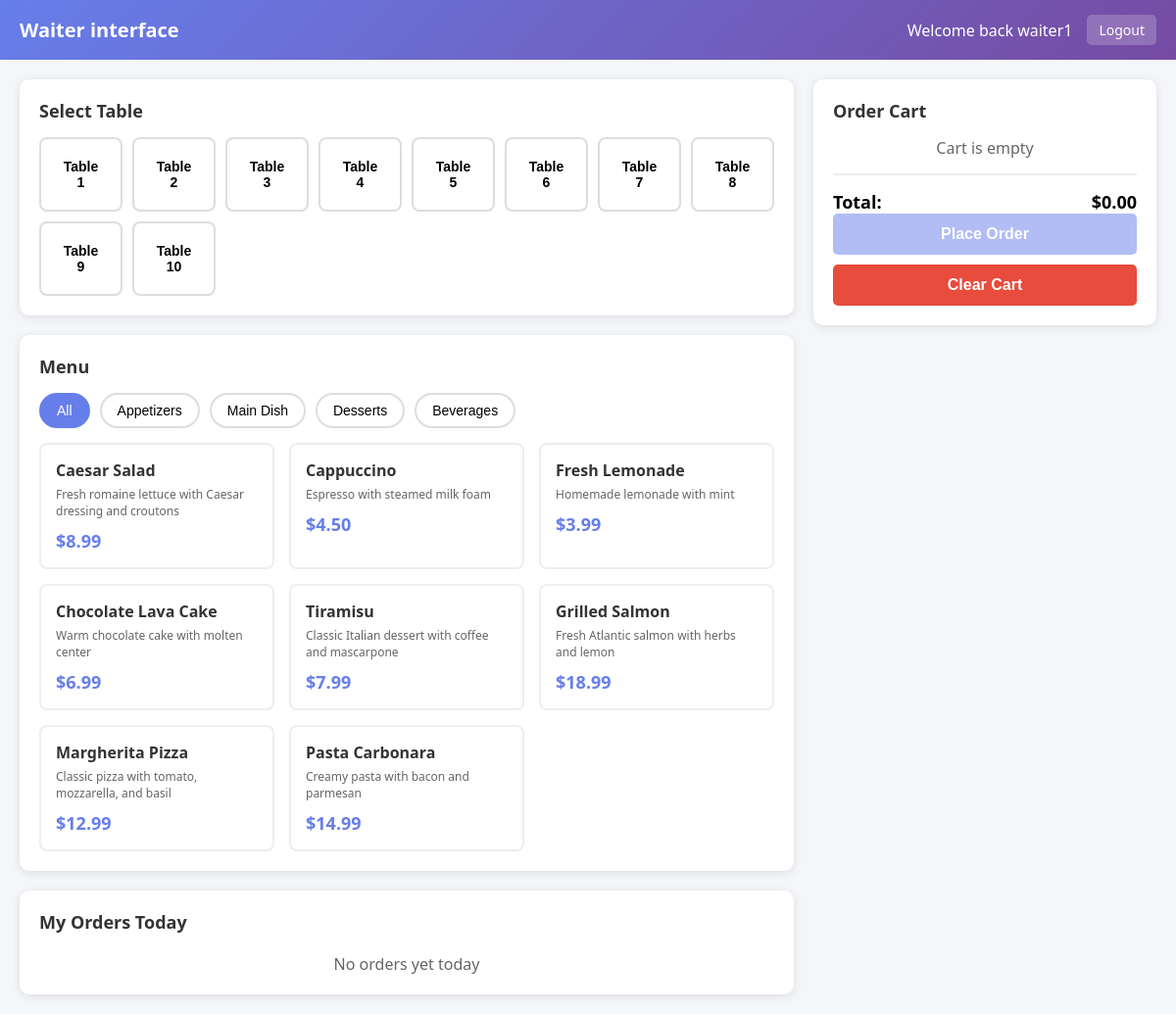
Screenshot of /waiter_interface.php (signed in) with the database file from the repository.
### tables this page shows
CREATE TABLE tables (
    id INT PRIMARY KEY AUTO_INCREMENT,
    table_number INT UNIQUE NOT NULL
);

CREATE TABLE menu_items (
    id INT PRIMARY KEY AUTO_INCREMENT,
    name VARCHAR(100) NOT NULL,
    description TEXT,
    price DECIMAL(10, 2) NOT NULL,
    category VARCHAR(50) NOT NULL,
    available BOOLEAN DEFAULT TRUE
);

### waiter_interface.php (the view, shortened to what this page needs)
<?php
$connection = getConnection();
$menu_items = $connection->query("SELECT * FROM menu_items ORDER BY category, name");
$tables = $connection->query("SELECT * FROM tables ORDER BY table_number");
$orders_statement = $connection->prepare(
    "SELECT orders.*, tables.table_number
            FROM orders
            JOIN tables ON orders.table_id = tables.id
            WHERE orders.waiter_id = ?
            AND DATE(orders.order_time) = CURDATE()
            ORDER BY orders.order_time DESC"
);
$orders_statement->bind_param('i', $_SESSION['user_id']);
$orders_statement->execute();
$my_orders = $orders_statement->get_result();
?>
<!DOCTYPE html>
<html lang="en">
<head>
    <link rel="stylesheet" href="./styles/waiter_interface.css">
</head>
<body>
    <div class="header">
        <h1>Waiter interface</h1>
        <div class="user-info">
            <span>Welcome back <?php echo htmlspecialchars($_SESSION['username']) ?></span>
            <a class="btn-logout" href="logout.php">Logout</a>
        </div>
    </div>
    <div class="container">
        <div class="main-content">
            <div class="card">
                <h2>Select Table</h2>
                <div class="table-selector">
                    <?php while ($table = $tables->fetch_assoc()): ?>
                        <button class="table-btn"
                            onclick="selectTable(<?php echo $table['id'] ?>, <?php echo $table['table_number'] ?>)"
                            data-table-id="<?php echo $table['id'] ?>">
                            Table <?php echo $table['table_number'] ?>
                        </button>
                    <?php endwhile; ?>
                </div>
            </div>
            <div class="card">
                <h2>Menu</h2>
                <div class="menu-categories">
                    <button class="category-btn active" onclick="filterCategory('all')">All</button>
                    <button class="category-btn" onclick="filterCategory('Appetizer')">Appetizers</button>
                    <button class="category-btn" onclick="filterCategory('Main Dish')">Main Dish</button>
                    <button class="category-btn" onclick="filterCategory('Dessert')">Desserts</button>
                    <button class="category-btn" onclick="filterCategory('Beverage')">Beverages</button>
                </div>
                <div class="menu-grid">
                    <?php while ($item = $menu_items->fetch_assoc()): ?>
                        <div class="menu-item" data-category="<?php echo $item['category'] ?>"
                            onclick='addToCart(<?php echo json_encode($item) ?>)'>
                            <h3><?php echo htmlspecialchars($item['name']) ?></h3>
                            <p class="description"><?php echo htmlspecialchars($item['description']) ?></p>
                            <div class="price">
                                $<?php echo number_format($item['price'], 2) ?>
                            </div>
                        </div>
                    <?php endwhile; ?>
                </div>
            </div>
            <div class="card">
                <h2>My Orders Today</h2>
                <div class="orders-list">
                    <?php if ($my_orders->num_rows > 0): ?>
                        <?php while ($order = $my_orders->fetch_assoc()): ?>
                            <div class="order-item">
                                <div class="order-header">
                                    <span class="order-id">
                                        Order: #<?php echo $order['id'] ?> - Table
                                        <?php echo $order['table_number']; ?>
                                    </span>
                                    <span class="status-badge status-<?php echo $order['status'] ?>">
                                        <?php echo ucfirst($order['status']); ?>
                                    </span>
                                </div>
                                <div>
                                    Amount: $<?php echo number_format($order['total_amount'], 2) ?>
                                </div>
                                <div style="color: #666; font-size: 12px; margin-top: 5px;">
                                    <?php echo date('H:i', strtotime($order['order_time'])); ?>
                                </div>
                            </div>
                        <?php endwhile; ?>
                    <?php else: ?>
                        <p style="color: #666; text-align: center;">No orders yet today</p>
                    <?php endif ?>
                </div>
            </div>
        </div>
        <div class="sidebar">
            <div class="cart">
                <h2>Order Cart</h2>
                <div class="cart-items" id="cartItems">
                    <p style="color: #666; text-align: center;">Cart is empty</p>
                </div>
                <div class="cart-total">
                    <span>Total:</span>
                    <span id="cartTotal">$0.00</span>
                </div>
                <button class="btn btn-primary" id="placeOrderBtn" onclick="placeOrder()" disabled>
                    Place Order
                </button>
                <button class="btn btn-danger" onclick="clearCart()">Clear Cart</button>
            </div>
        </div>
    </div>
</body>
</html>

### styles/waiter_interface.css (style rules this page uses)
* { margin: 0; padding: 0; box-sizing: border-box; }
body { font-family: "Segoe UI", Tahoma, Geneva, Verdana, sans-serif; background: #f5f6fa; }
.header { background: linear-gradient(135deg, #667eea 0%, #764ba2 100%); color: white; padding: 15px 20px; display: flex; justify-content: space-between; align-items: center; position: sticky; top: 0; z-index: 100; }
.header h1 { font-size: 20px; }
.user-info { display: flex; gap: 15px; align-items: center; }
.btn-logout { background: rgba(255, 255, 255, 0.2); color: white; padding: 6px 12px; border: none; border-radius: 5px; cursor: pointer; text-decoration: none; font-size: 14px; }
.container { display: grid; grid-template-columns: 1fr 350px; gap: 20px; padding: 20px; max-width: 1400px; margin: 0 auto; }
.main-content { display: flex; flex-direction: column; gap: 20px; }
.card { background: white; padding: 20px; border-radius: 10px; box-shadow: 0 2px 10px rgba(0, 0, 0, 0.1); }
.card h2 { margin-bottom: 15px; color: #333; font-size: 18px; }
.table-selector { display: grid; grid-template-columns: repeat(auto-fill, minmax(80px, 1fr)); gap: 10px; }
.table-btn { padding: 20px; border: 2px solid #ddd; background: white; border-radius: 8px; cursor: pointer; transition: all 0.3s; font-size: 14px; font-weight: 600; }
.menu-categories { display: flex; gap: 10px; margin-bottom: 15px; flex-wrap: wrap; }
.category-btn { padding: 8px 16px; border: 2px solid #ddd; background: white; border-radius: 20px; cursor: pointer; transition: all 0.3s; font-size: 14px; }
.category-btn.active { background: #667eea; color: white; border-color: #667eea; }
.menu-grid { display: grid; grid-template-columns: repeat(auto-fill, minmax(200px, 1fr)); gap: 15px; }
.menu-item { border: 2px solid #eee; border-radius: 8px; padding: 15px; cursor: pointer; transition: all 0.3s; }
.menu-item h3 { font-size: 16px; margin-bottom: 5px; color: #333; }
.menu-item .description { font-size: 12px; color: #666; margin-bottom: 10px; display: -webkit-box; -webkit-line-clamp: 2; -webkit-box-orient: vertical; overflow: hidden; }
.menu-item .price { font-size: 18px; font-weight: bold; color: #667eea; }
.sidebar { position: sticky; top: 75px; height: fit-content; }
.cart { background: white; border-radius: 10px; padding: 20px; box-shadow: 0 2px 10px rgba(0, 0, 0, 0.1); }
.cart h2 { margin-bottom: 15px; color: #333; font-size: 18px; }
.cart-items { max-height: 400px; overflow-y: auto; margin-bottom: 15px; }
.cart-total { border-top: 2px solid #eee; padding-top: 15px; margin-top: 15px; display: flex; justify-content: space-between; font-size: 18px; font-weight: bold; }
.btn { width: 100%; padding: 12px; border: none; border-radius: 5px; font-size: 16px; font-weight: 600; cursor: pointer; transition: opacity 0.3s; }
.btn:disabled { opacity: 0.5; cursor: not-allowed; }
.btn-primary { background: #667eea; color: white; }
.btn-danger { background: #e74c3c; color: white; margin-top: 10px; }
.orders-list { margin-top: 20px; }

### rows the page displays
tables: table_number "1"
tables: table_number "2"
tables: table_number "3"
tables: table_number "4"
tables: table_number "5"
tables: table_number "6"
tables: table_number "7"
tables: table_number "8"
tables: table_number "9"
tables: table_number "10"
menu_items: name "Caesar Salad", description "Fresh romaine lettuce with Caesar dressing and croutons", price "8.99"
menu_items: name "Cappuccino", description "Espresso with steamed milk foam", price "4.50"
menu_items: name "Fresh Lemonade", description "Homemade lemonade with mint", price "3.99"
menu_items: name "Chocolate Lava Cake", description "Warm chocolate cake with molten center", price "6.99"
menu_items: name "Tiramisu", description "Classic Italian dessert with coffee and mascarpone", price "7.99"
menu_items: name "Grilled Salmon", description "Fresh Atlantic salmon with herbs and lemon", price "18.99"
menu_items: name "Margherita Pizza", description "Classic pizza with tomato, mozzarella, and basil", price "12.99"
menu_items: name "Pasta Carbonara", description "Creamy pasta with bacon and parmesan", price "14.99"

### other values shown
$_SESSION['username'] "waiter1"
